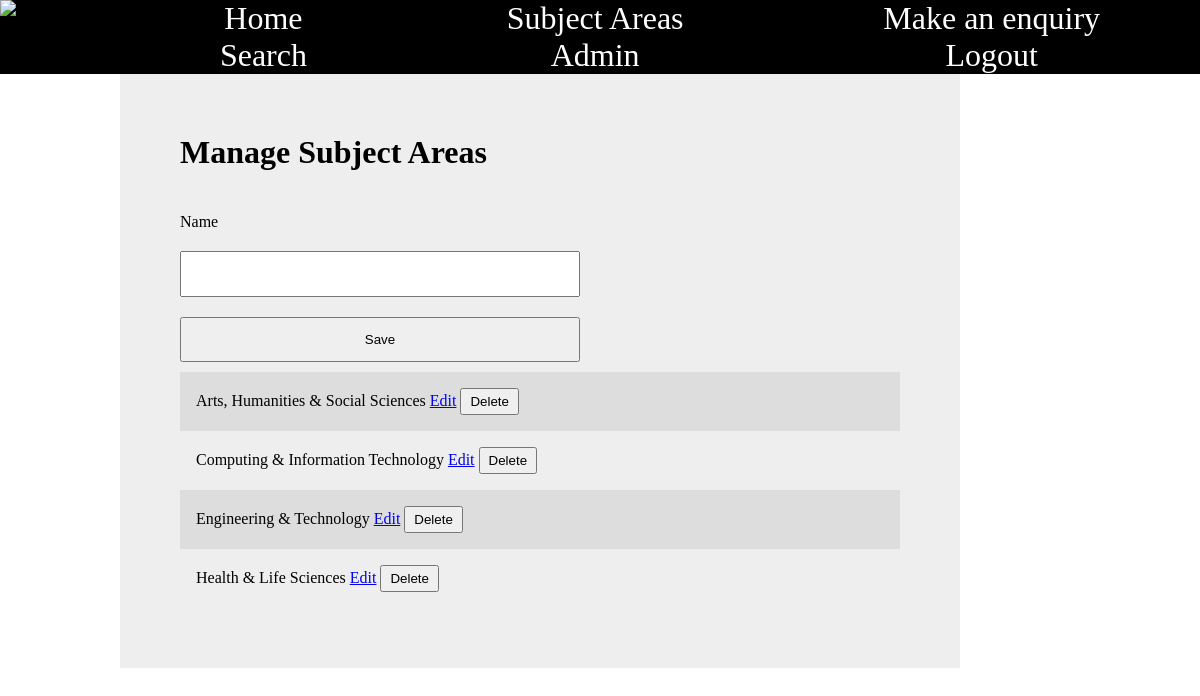
Screenshot of /default/public/admin/subjects.php (signed in) with the database file from the repository.
### tables this page shows
CREATE TABLE `subject_areas` (
  `subject_area_id` int(10) unsigned NOT NULL AUTO_INCREMENT,
  `name` varchar(150) NOT NULL,
  `created_at` datetime NOT NULL DEFAULT current_timestamp(),
  PRIMARY KEY (`subject_area_id`),
  UNIQUE KEY `uq_subject_areas_name` (`name`)
);

### default/public/admin/subjects.php (the view, shortened to what this page needs)
<?php
require '../database.php';
$editId = isset($_GET['edit']) ? $_GET['edit'] : null;
$stmt = $pdo->query('SELECT * FROM subject_areas ORDER BY name');
$subjects = $stmt->fetchAll();
?>
<!doctype html>
<html>
    <head>
        <link rel="stylesheet" href="../uon.css" />
    </head>
    <body>
        <?php include '../navigation.php'; ?>
        <main>
            <h1>Manage Subject Areas</h1>
            <form method="post">
                <label>Name</label>
                <input type="text" name="name" value="<?php echo $editId ? htmlspecialchars($editSubject['name']) : ''; ?>" required />
                <input type="submit" value="Save" />
            </form>
            <ul>
                <?php foreach ($subjects as $subject): ?>
                    <li>
                        <?php echo htmlspecialchars($subject['name']); ?>
                        <a href="?edit=<?php echo $subject['subject_area_id']; ?>">Edit</a>
                        <form method="post" style="display:inline;">
                            <input type="submit" value="Delete" />
                        </form>
                    </li>
                <?php endforeach; ?>
            </ul>
        </main>
    </body>
</html>

### default/public/uon.css (style rules this page uses)
* { margin: 0; padding: 0; }
body { background-color: white; font-family: 'Oxygen-Regular'; display: grid; grid-template-columns: 10% 70% 20%; grid-template-rows: auto; grid-template-areas: "header header header" "img img aside" ". main aside" "footer footer footer"; }
main { min-height: 20vh; grid-area: main; padding: 5vw; background-color: #eee; }
h1 { font-weight: bold; margin-bottom: 1em; }
main ul { list-style-type: none; }
main ul li { padding: 1em }
main > ul > li:nth-child(odd) { background-color: #ddd }
form { display: block; max-width: 40em; width: 100%; }
form::after { content: ""; display: block; clear: both; }
form input, form select { padding: 1em; box-sizing: border-box; }
form input, form label, form select, form textarea { float: left; width: 100%; max-width: 30em; margin: 10px 0; }
form label { clear: left }
main ul form { display: inline; width: auto; }
main ul form input { float: none; width: auto; max-width: none; margin: 0; padding: 0.3em 0.6em; }

### rows the page displays
subject_areas: name "Arts, Humanities & Social Sciences"
subject_areas: name "Computing & Information Technology"
subject_areas: name "Engineering & Technology"
subject_areas: name "Health & Life Sciences"
